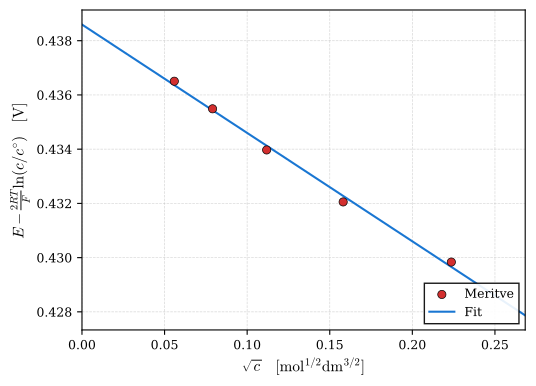

Generate this figure with Python:
import matplotlib.pyplot as plt
import numpy as np
from scipy.stats import linregress

# ==========================================
# 1. PODATKI IZ TVOJE TABELE
# ==========================================
# Koncentracija c v M
c_podatki = np.array([0.05, 0.025, 0.0125, 0.00625, 0.003125]) 
# Napetost U v mV
U_podatki = np.array([275.9, 242.5, 208.8, 174.7, 140.1]) 

# ==========================================
# 2. KONSTANTE IN PRERAČUNI OSEH
# ==========================================
R = 8.31446        # Plinska konstanta [J / (mol K)]
F = 96485.3        # Faradayeva konstanta [C / mol]
T = 25 + 273.15    # 25 °C v Kelvine [K]
c_st = 1.0         # Standardna koncentracija [M]

# Pretvorba U iz mV v V, da se enote ujemajo s konstantami R, T, F
E_V = U_podatki / 1000.0

# Izračun koordinat za graf
x = np.sqrt(c_podatki)
# Izračun y po formuli: E - (2RT/F) * ln(c/c_st)
y = E_V - (2 * R * T) * np.log(c_podatki)/F
#y=np.array([0.4261, 0.4264, 0.4261, 0.4253, 0.4242])
print(y)

# Linearna regresija (fittanje premice)
res = linregress(x, y)
k, n, k_napaka = res.slope, res.intercept, res.stderr

# Izpis izračunanih vrednosti v terminal (za vnos v tekst poročila)
print("--- REZULTATI FITANJA ---")
print(f"Naklon premice (k): {k:.4f} ± {k_napaka:.4f} V/M^0.5")
print(f"Odsek na osi y (n): {n:.4f} V")

# ==========================================
# 3. STILSKA PRILAGODITEV ZA LATEX
# ==========================================
plt.rcParams.update({
    "font.family": "serif",
    "font.serif": ["Computer Modern Roman"] + plt.rcParams["font.serif"],
    "font.size": 11,
    "axes.labelsize": 11,
    "legend.fontsize": 9,
    "xtick.labelsize": 9,
    "ytick.labelsize": 9,
    "mathtext.fontset": "cm"
})

# Ustvarjanje slike (dimenzije primerne za standardno širino strani)
fig, ax = plt.subplots(figsize=(5.5, 4))

# Izris eksperimentalnih točk
ax.scatter(x, y, color='#d32f2f', edgecolor='k', linewidth=0.5, s=35, label='Meritve', zorder=5)

# Generiranje točk za izris fitane premice (malo čez meje podatkov za lepši izgled)
x_fit = np.linspace(0, max(x) * 1.2, 100)
y_fit = k * x_fit + n
ax.plot(x_fit, y_fit, color='#1976d2', linestyle='-', linewidth=1.5,
        label=f'Fit')

# Oznake osi (spremenljivke poševno, enote pokončno v oglatih oklepajih)
ax.set_xlabel('$\\sqrt{c} \\quad [\\mathrm{mol}^{1/2}\\mathrm{dm}^{3/2}]$')
ax.set_ylabel('$E - \\frac{2RT}{F}\\ln(c/c^{\\circ}) \\quad [\\mathrm{V}]$')

# Mreža in legenda
ax.grid(True, linestyle='--', alpha=0.5, linewidth=0.5)
ax.legend(loc='lower right', frameon=True, fancybox=False, edgecolor='k', framealpha=0.9)

# Nastavitev tesnejših meja oseh glede na tvoje podatke
ax.set_xlim(0, max(x) * 1.2)

# Avtomatska postavitev, da dolga enačba na y-osi ne bo odrezana
plt.tight_layout()

# Shranjevanje v PDF formatu (brez izgube kakovosti pri povečavi v LaTeX-u)
plt.savefig('srednji koeficient.pdf', format='pdf', bbox_inches='tight')
plt.show()
